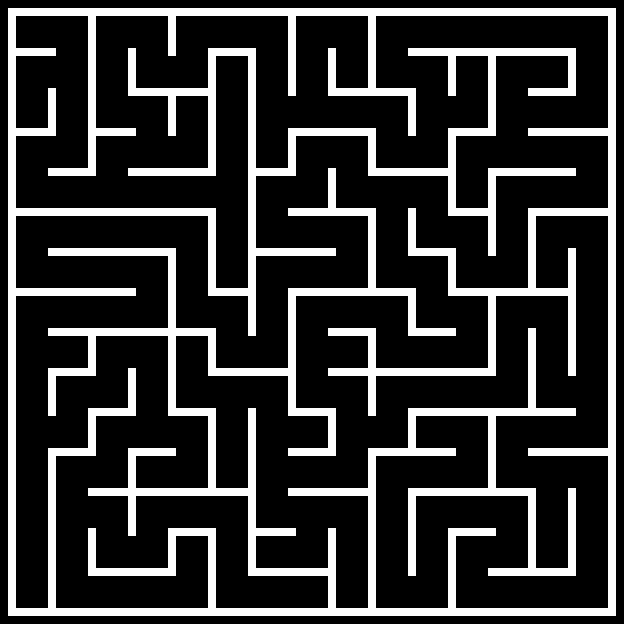

Rendered tile map (Tiled .tmx) drawn with the repository's tilesets; below, a short description and the map source with its tile grids summarised:
An orthogonal 78x78 tile map with 8x8 px tiles, 1 tile layer (Background) and 117 objects (4x Painter, Player, Checkpoint).

<map version="1.10" tiledversion="1.10.2" orientation="orthogonal" renderorder="right-down" width="78" height="78" tilewidth="8" tileheight="8" infinite="0" nextlayerid="4" nextobjectid="124">
 <tileset firstgid="1" source="Mazeball.tsx" />
 <layer id="1" name="Background" width="78" height="78">
  <data>[6084 cells, 1280 non-empty, 1 distinct tile ids]</data>
 </layer>
 <objectgroup id="2" name="Spawnpoints">
  <object id="117" name="Player" type="Player" x="297" y="17" width="30" height="30" />
  <object id="118" name="Painter" type="Painter" x="17.25" y="97" width="30" height="30">
   <properties>
    <property name="colour" value="Red" />
   </properties>
  </object>
  <object id="119" name="Painter" type="Painter" x="537" y="257.25" width="30" height="30">
   <properties>
    <property name="colour" value="Yellow" />
   </properties>
  </object>
  <object id="121" name="Painter" type="Painter" x="536.5" y="57.25" width="30" height="30">
   <properties>
    <property name="colour" value="Blue" />
   </properties>
  </object>
  <object id="120" name="Painter" type="Painter" x="17.5" y="577.25" width="30" height="30">
   <properties>
    <property name="colour" value="Green" />
   </properties>
  </object>
  <object id="123" name="Checkpoint" type="Checkpoint" x="296.5" y="593">
   <polygon points="0,0 32,-0.5 31.75,15.25 0,15" />
  </object>
 </objectgroup>
 <objectgroup id="3" name="Walls">
  <object id="2" x="8.5" y="8.25">
   <polygon points="0,0 607.25,0.5 607.5,7.5 -0.25,7.5" />
  </object>
  <object id="3" x="8.25" y="16">
   <polygon points="0,0 7.5,0.25 8,599.75 -0.25,599.75" />
  </object>
  <object id="4" x="16.5" y="608.25">
   <polygon points="0,0 0,7.5 599.25,7.75 599.25,0.25" />
  </object>
  <object id="5" x="608.25" y="607.75">
   <polygon points="0,0 7.5,0 7.75,-591.25 0,-591" />
  </object>
  <object id="6" x="448.5" y="607.5">
   <polygon points="0,0 7,0.25 7.5,-71.25 -0.25,-71.5" />
  </object>
  <object id="7" x="448.25" y="528">
   <polygon points="0,0 47.75,0.25 47.25,8.25 0,7.75" />
  </object>
  <object id="8" x="488" y="568.25">
   <polygon points="0,0 87.5,0 87.25,7.25 0.5,7.25" />
  </object>
  <object id="9" x="568" y="488.25">
   <polygon points="0,0 7.75,0 7.5,79.5 0.25,79.5" />
  </object>
  <object id="10" x="528.25" y="496.75">
   <polygon points="0,0 7.5,-0.5 7.25,70.5 0,70.5" />
  </object>
  <object id="11" x="408.75" y="488.5">
   <polygon points="0,0 127,0 127.25,7 -0.5,7" />
  </object>
  <object id="12" x="408.25" y="496.25">
   <polygon points="0,0 7.75,0 7.5,79.5 0,79.5" />
  </object>
  <object id="14" x="328.25" y="528.75">
   <polygon points="0,0 7.25,-0.25 7,79 0.25,79" />
  </object>
  <object id="15" x="248.25" y="568.5">
   <polygon points="0,0 79.25,0 79.25,7 0,6.75" />
  </object>
  <object id="16" x="256.25" y="528.25">
   <polygon points="0,0 39.25,0.25 39.5,7.25 -0.5,7.5" />
  </object>
  <object id="17" x="288.75" y="488.25">
   <polygon points="0,0 79.25,-0.25 79.25,7.75 -0.75,8" />
  </object>
  <object id="19" x="368.5" y="607.5">
   <polygon points="0,0 7.5,0 7,-151.25 0,-151.5" />
  </object>
  <object id="20" x="248.25" y="568.25">
   <polygon points="0,0 8,0 7.5,-160 -0.25,-160" />
  </object>
  <object id="21" x="208.5" y="607.75">
   <polygon points="0,0 7,0 7.5,-71.5 -0.5,-71" />
  </object>
  <object id="22" x="168.5" y="528.25">
   <polygon points="0,0 47.5,0.25 47.5,7.25 0,7.25" />
  </object>
  <object id="23" x="168.5" y="536">
   <polygon points="0,0 7.75,0.25 7.25,31.75 -0.5,31.25" />
  </object>
  <object id="24" x="88.25" y="568">
   <polygon points="0,0 87.5,0 87.25,8 -0.25,8" />
  </object>
  <object id="25" x="88.5" y="528.5">
   <polygon points="0,0 7,0 6.75,38.5 0,38.5" />
  </object>
  <object id="26" x="127.75" y="496.5">
   <polygon points="0,0 7.75,0 7.75,38.75 0.25,38.75" />
  </object>
  <object id="27" x="88" y="488.75">
   <polygon points="0,0 159.75,-0.5 159.75,6.75 0,7" />
  </object>
  <object id="28" x="128.25" y="487">
   <polygon points="0,0 7.75,0.5 8,-30.75 0.25,-30.25" />
  </object>
  <object id="29" x="208.25" y="487.5">
   <polygon points="0,0 8,-0.25 8,-71.5 -0.25,-71.25" />
  </object>
  <object id="30" x="48.25" y="607.75">
   <polygon points="0,0 7.75,0.5 7.75,-151.25 -0.5,-151.75" />
  </object>
  <object id="31" x="48.5" y="448">
   <polygon points="0,0 47.5,0 47.25,7.75 -0.25,8" />
  </object>
  <object id="32" x="128.75" y="448.25">
   <polygon points="0,0 46.75,0.25 46.75,7.25 -0.25,7.5" />
  </object>
  <object id="33" x="88.5" y="416.25">
   <polygon points="0,0 7,0 7.25,31.5 -0.75,31.75" />
  </object>
  <object id="34" x="88" y="408.5">
   <polygon points="0,0 47.75,-0.25 47.75,7 0.5,6.75" />
  </object>
  <object id="35" x="128.5" y="369">
   <polygon points="0,0 7,-0.75 6.5,39 0,39" />
  </object>
  <object id="36" x="168.5" y="408.75">
   <polygon points="0,0 47,0 47,7 0,7" />
  </object>
  <object id="37" x="48.25" y="376.75">
   <polygon points="0,0 7.75,-0.5 7.75,38.75 0.25,38.75" />
  </object>
  <object id="38" x="47.75" y="368.75">
   <polygon points="0,0 48.25,-0.25 47.75,6.5 0.25,7" />
  </object>
  <object id="39" x="168.25" y="408">
   <polygon points="0,0 7.75,0 7.75,-71.75 -0.25,-71.75" />
  </object>
  <object id="40" x="88.25" y="367.75">
   <polygon points="0,0 7.5,0.5 7.25,-31.5 -0.25,-31.25" />
  </object>
  <object id="41" x="208.75" y="375.5">
   <polygon points="0,0 7.5,0 7.25,-39.25 -0.75,-39.25" />
  </object>
  <object id="42" x="216.75" y="368.25">
   <polygon points="0,0 71,0 70.75,7.75 0,7" />
  </object>
  <object id="43" x="296.5" y="408">
   <polygon points="0,0 39.25,0.5 39.25,7.75 0,7.5" />
  </object>
  <object id="44" x="328" y="416.75">
   <polygon points="0,0 7.75,-0.5 7.75,31 0,31" />
  </object>
  <object id="45" x="288.25" y="448.25">
   <polygon points="0,0 47.5,0 47,7.5 0.25,8" />
  </object>
  <object id="46" x="288.5" y="415.5">
   <polygon points="0,0 8,-0.25 7.5,-119 -0.5,-119" />
  </object>
  <object id="47" x="328.25" y="368.5">
   <polygon points="0,0 167.75,-0.25 167.75,7.75 -0.25,7" />
  </object>
  <object id="48" x="367.75" y="376.25">
   <polygon points="0,0 8,0 7.75,40 0.5,39.5" />
  </object>
  <object id="49" x="368.25" y="448">
   <polygon points="0,0 87,0.25 87.25,7.5 0.25,7.75" />
  </object>
  <object id="50" x="408.5" y="416.25">
   <polygon points="0,0 7.25,0 7.25,31 0,31.25" />
  </object>
  <object id="51" x="488.5" y="488">
   <polygon points="0,0 7.5,0 7.25,-71.75 -0.25,-71.25" />
  </object>
  <object id="52" x="408.5" y="408.5">
   <polygon points="0,0 0.25,6.75 167.25,7.25 167.25,-0.25" />
  </object>
  <object id="53" x="528.5" y="448.75">
   <polygon points="0,0 0,6.75 79.5,6.75 79,-0.75" />
  </object>
  <object id="54" x="528.5" y="328.5">
   <polygon points="0,0 7,-0.25 7.25,79.75 -0.5,79" />
  </object>
  <object id="56" x="447.5" y="288">
   <polygon points="0,0 120.5,0.5 120.25,7.5 0.5,7.75" />
  </object>
  <object id="57" x="488" y="296.75">
   <polygon points="0,0 7.75,-0.25 7.75,71.25 0.25,71.25" />
  </object>
  <object id="58" x="408.25" y="328.25">
   <polygon points="0,0 47.25,0.25 47.25,7.75 -0.25,7.5" />
  </object>
  <object id="59" x="408.5" y="296.25">
   <polygon points="0,0 7,0 6.75,31 -0.5,31" />
  </object>
  <object id="60" x="568.75" y="375.75">
   <polygon points="0,0 7,-0.25 7.25,-127 -0.5,-127" />
  </object>
  <object id="61" x="288" y="288.5">
   <polygon points="0,0 127.5,-0.5 127.5,7 0.25,7.25" />
  </object>
  <object id="62" x="328.75" y="327.75">
   <polygon points="0,0 47,0.25 46.75,8.25 -0.5,7.75" />
  </object>
  </objectgroup>
</map>
<!-- 53 of 117 objects omitted -->
